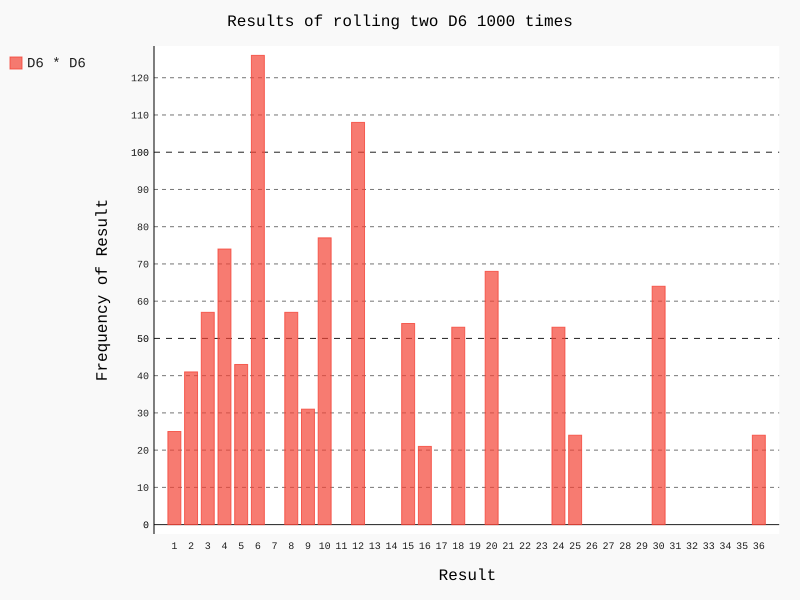

Source code (Python):
#!/usr/bin/env python
# -*- coding: utf-8 -*-
# @Author  : JaeZheng
# @Time    : 2018/9/30 16:54
# @File    : 15-9.py
from die import Die
import pygal

# 创建两个6面骰子
die_1 = Die()
die_2 = Die()
# 掷几次骰子，并把每次的值记录下来
results = [die_1.roll()*die_2.roll() for i in range(1000)]

# 分析结果
max_result = die_1.num_sides * die_2.num_sides
frequencies = [results.count(value) for value in range(1, max_result+1)]

# 对结果进行可视化
hist = pygal.Bar()
hist.title = "Results of rolling two D6 1000 times"
hist.x_labels = [x for x in range(1, max_result+1)]
hist.x_title = "Result"
hist.y_title = "Frequency of Result"
hist.add("D6 * D6", frequencies)
hist.render_to_file("15-9.svg")
